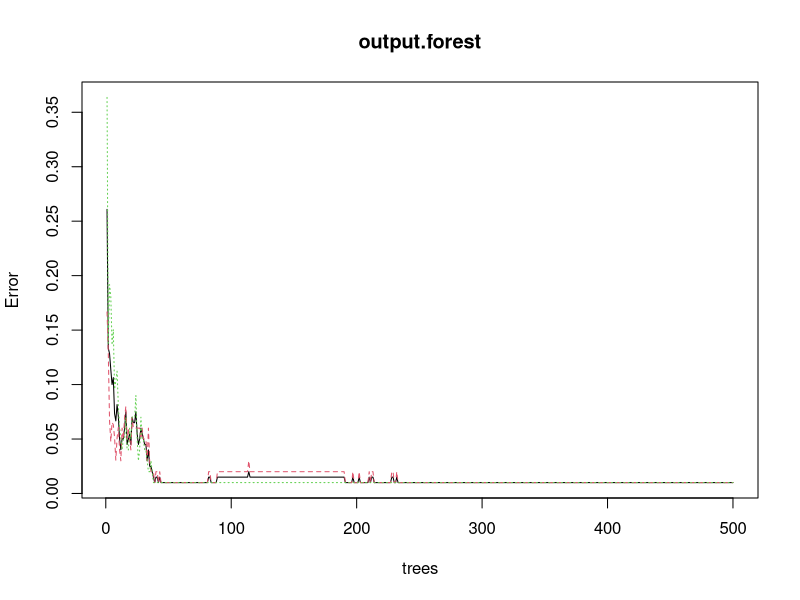

Generate this figure with R:
#In the random forest approach, a large number of decision trees are created. 
#Every observation is fed into every decision tree. The most common outcome for each
#observation 
#is used as the final output. A new observation is fed into all the trees and 
#taking a majority vote
#for each classification model.

#An error estimate is made for the cases which were not used while building the tree.
#That is called an OOB (Out-of-bag) error estimate which is mentioned as a percentage.

#The R package "randomForest" is used to create random forests.

#Install R Package
#Use the below command in R console to install the package. 
#You also have to install the dependent packages if any.

install.packages("randomForest")
#The package "randomForest" has the function randomForest()
#which is used to create and analyze random forests.

#Syntax
#The basic syntax for creating a random forest in R is −

#randomForest(formula, data)
#Following is the description of the parameters used −

#formula is a formula describing the predictor and response variables.

#data is the name of the data set used.

#Input Data
#We will use the R in-built data set named readingSkills to create a decision tree. It describes the score of someone's readingSkills if we know the variables "age","shoesize","score" and whether the person is a native speaker.

#Here is the sample data.

# Load the party package. It will automatically load other
# required packages.
library(party)

# Print some records from data set readingSkills.
print(head(readingSkills))

#Example
#We will use the randomForest() function to create the decision tree and see it's graph.

# Load the party package. It will automatically load other
# required packages.
library(party)
library(randomForest)

# Create the forest.
output.forest <- randomForest(nativeSpeaker ~ age + shoeSize + score, 
           data = readingSkills)

# View the forest results.
print(output.forest) 
plot(output.forest)

# Importance of each predictor.
print(importance(output.forest,type = 2)) 

#From the random forest shown above we can conclude that the shoesize and 
#score are the important factors deciding if someone is a native speaker or not.
#Also the model has only 1% error which means we can predict with 99% accuracy
